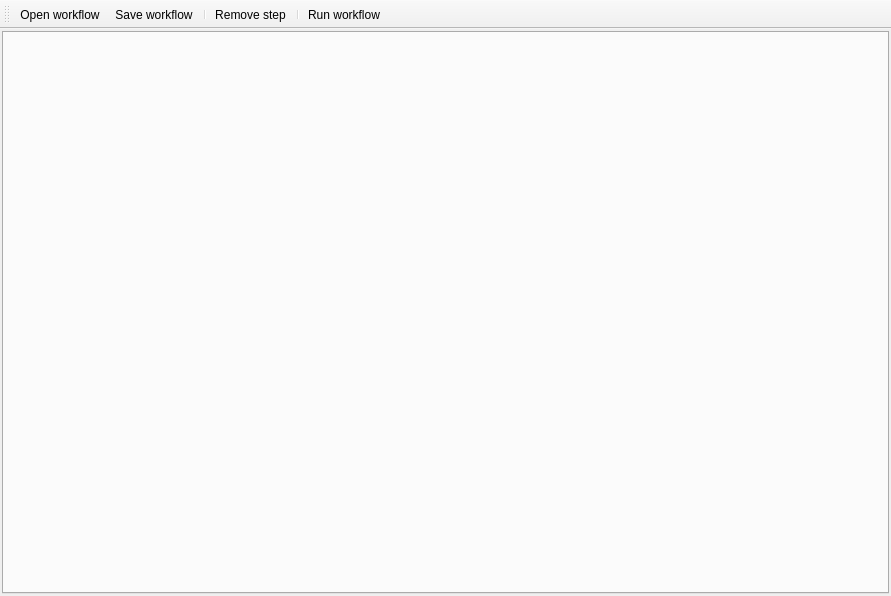
<?xml version="1.0" encoding="UTF-8"?>
<ui version="4.0">
 <class>DlgWorkflowCreator</class>
 <widget class="QMainWindow" name="DlgWorkflowCreator">
  <property name="geometry">
   <rect>
    <x>0</x>
    <y>0</y>
    <width>891</width>
    <height>596</height>
   </rect>
  </property>
  <property name="windowTitle">
   <string>Processing Workflow Creator</string>
  </property>
  <widget class="QWidget" name="centralwidget">
   <layout class="QVBoxLayout" name="verticalLayout_1">
    <property name="spacing">
     <number>3</number>
    </property>
    <property name="leftMargin">
     <number>2</number>
    </property>
    <property name="topMargin">
     <number>2</number>
    </property>
    <property name="rightMargin">
     <number>2</number>
    </property>
    <property name="bottomMargin">
     <number>2</number>
    </property>
    <item>
     <widget class="QTabWidget" name="canvasTabWidget"/>
    </item>
   </layout>
  </widget>
  <widget class="QToolBar" name="mToolbar">
   <property name="windowTitle">
    <string>Navigation</string>
   </property>
   <attribute name="toolBarArea">
    <enum>TopToolBarArea</enum>
   </attribute>
   <attribute name="toolBarBreak">
    <bool>false</bool>
   </attribute>
   <addaction name="mActionOpen"/>
   <addaction name="mActionSave"/>
   <addaction name="separator"/>
   <addaction name="mActionRemoveStep"/>
   <addaction name="separator"/>
   <addaction name="mActionRun"/>
  </widget>
  <action name="mActionOpen">
   <property name="text">
    <string>Open workflow</string>
   </property>
   <property name="toolTip">
    <string>Open workflow (Ctrl+O)</string>
   </property>
   <property name="shortcut">
    <string>Ctrl+O</string>
   </property>
  </action>
  <action name="mActionSave">
   <property name="text">
    <string>Save workflow</string>
   </property>
   <property name="toolTip">
    <string>Save workflow (Ctrl+S)</string>
   </property>
   <property name="shortcut">
    <string>Ctrl+S</string>
   </property>
  </action>
  <action name="mActionRemoveStep">
   <property name="text">
    <string>Remove step</string>
   </property>
   <property name="toolTip">
    <string>Remove step</string>
   </property>
  </action>
  <action name="mActionRun">
   <property name="text">
    <string>Run workflow</string>
   </property>
   <property name="toolTip">
    <string>Run workflow (F5)</string>
   </property>
   <property name="shortcut">
    <string>F5</string>
   </property>
  </action>
 </widget>
 <resources/>
 <connections/>
</ui>
